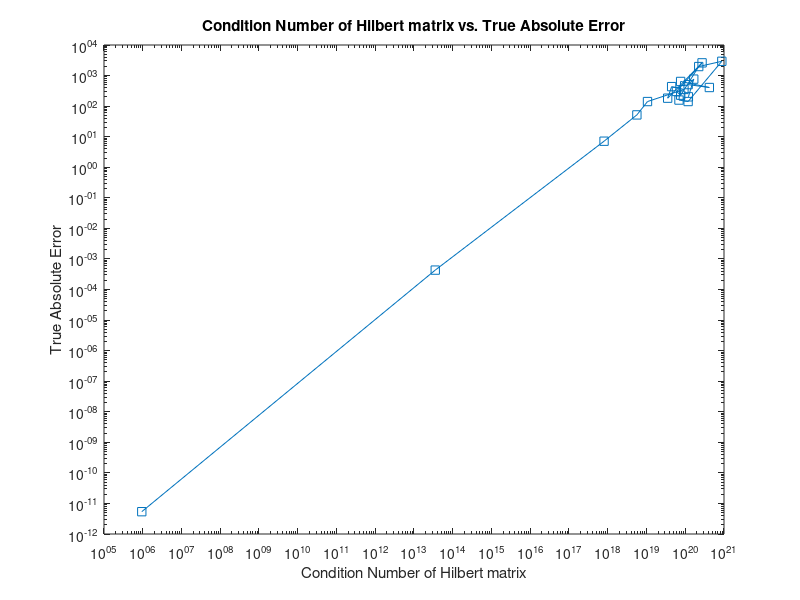

MATLAB code to generate this figure:
% The script generates a Hilbert matrix H and multiply it by a vector of
% ones to get a vector b
% Then uses the backslash to get the solution and finds the maximum
% absolute error
% The code generates a plot to illustrate the relationship between the
% error and the condition number of a matrix
error = [];       % Generate a vector to store the error
CondNumber = [];  % Generate a vector to store the condition numbers
for k = 5:5:100       
    H = hilb (k); % Used MATLAB built-in command to generate the matrix H
    CondNumber = [CondNumber cond(H,inf)]; % We find condition number for matrix H
    actual = ones(k,1);
    b = H*actual;
    solution = H\b;
    error(k/5) = max(abs (actual-(solution)));
end
figure(1)
loglog(CondNumber,error,'-s')
hold on
title ('Condition Number of Hilbert matrix vs. True Absolute Error');
xlabel ('Condition Number of Hilbert matrix');
ylabel ('True Absolute Error');
hold off


